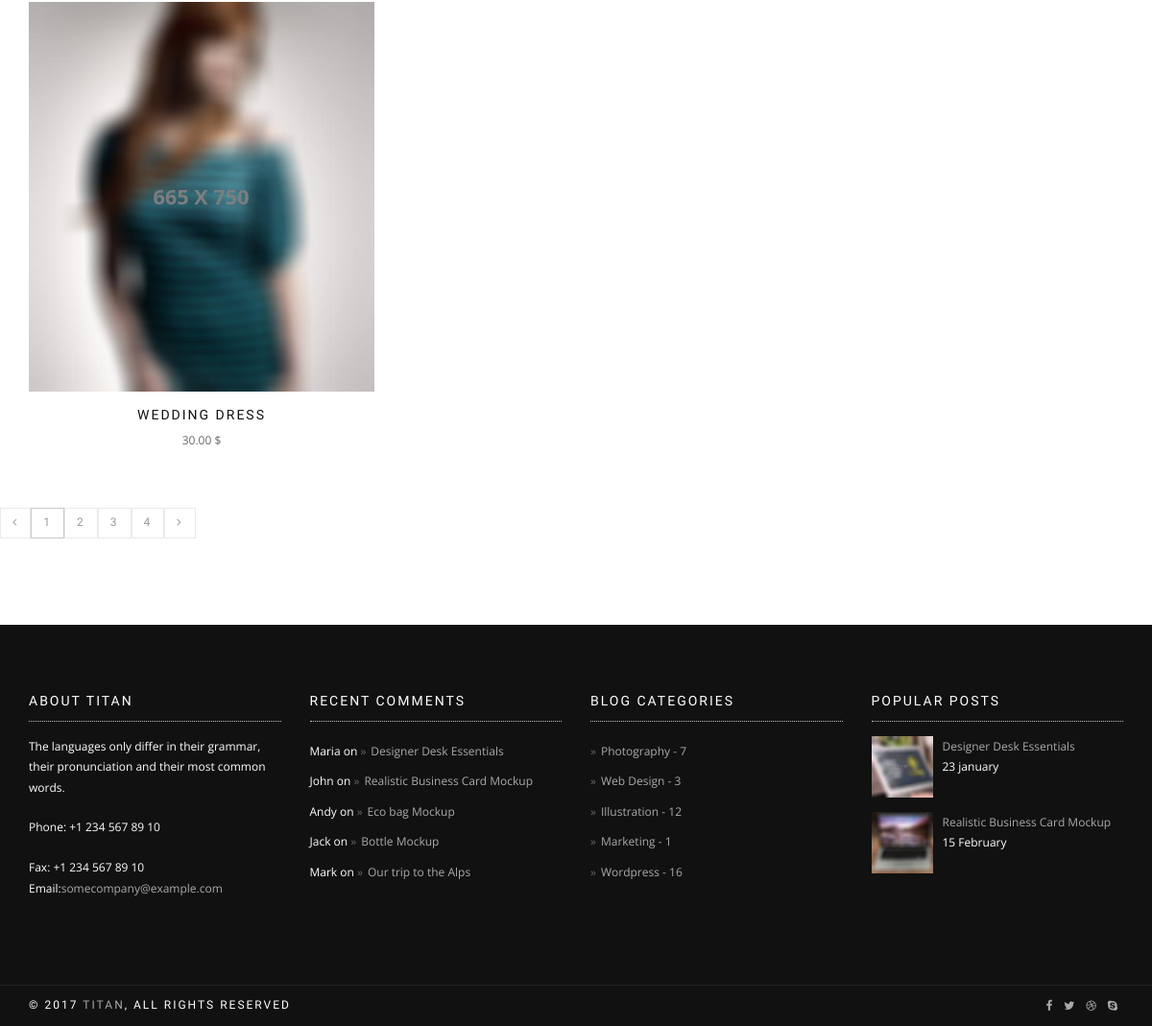
/products/ (lower part), run on an earlier commit of the app's database.
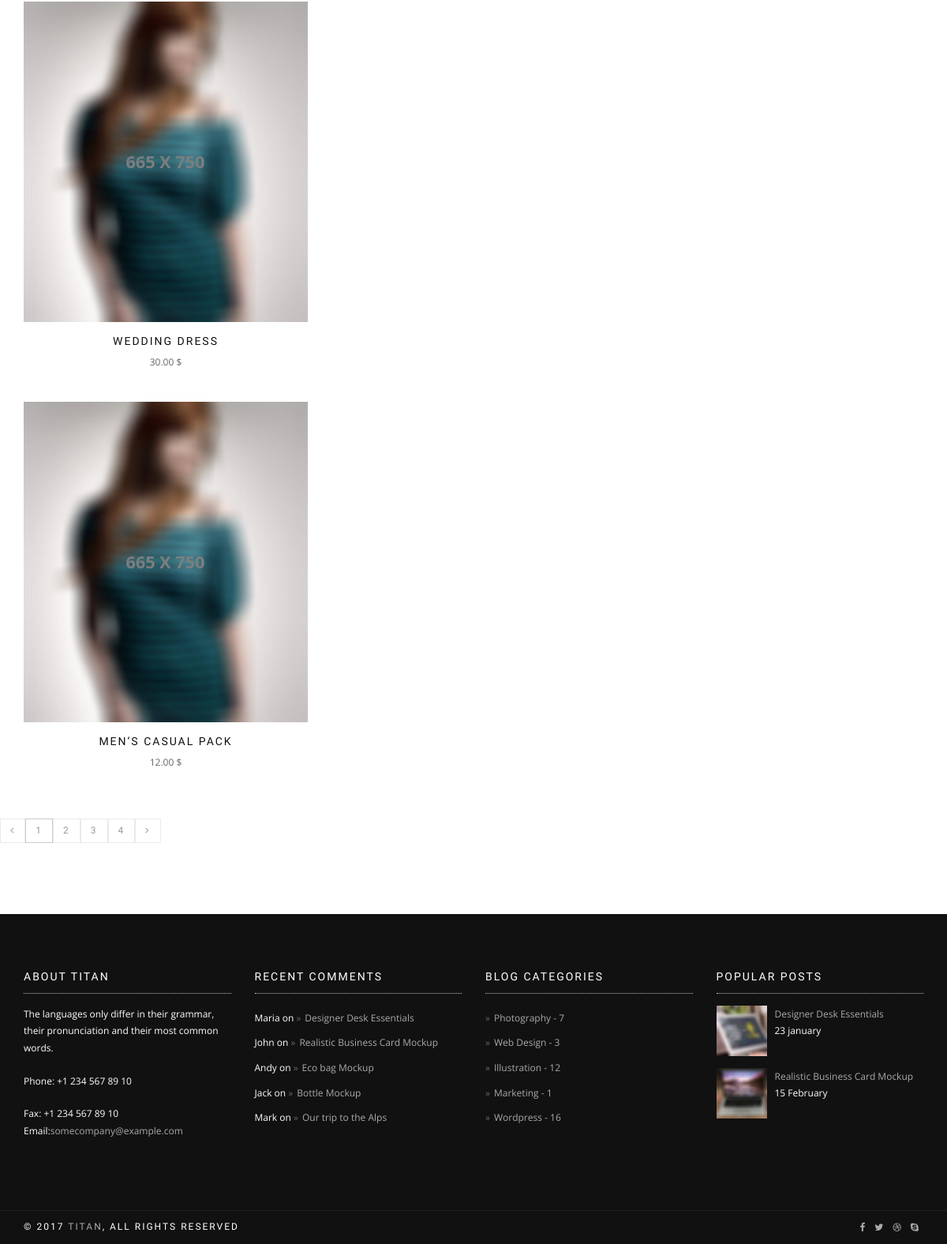
And on a later commit of the database.
### ecommerce/models.py (models this page shows)
class Product(models.Model):
    created_at = models.DateTimeField(auto_now_add=True)
    product_name = models.CharField(max_length=255)
    description = models.TextField(default='')
    quantity_per_unit = models.IntegerField()
    price = models.DecimalField(max_digits=8, decimal_places=2)
    composition_id = models.ForeignKey(Composition, on_delete=models.CASCADE)
    size_id = models.ForeignKey(Size, on_delete=models.CASCADE)
    color_id = models.ForeignKey(Color, on_delete=models.CASCADE)
    brand_id = models.ForeignKey(Brand, on_delete=models.CASCADE)

### ecommerce/views.py (the view)
# urls.py: path('products/', views.ProductListView.as_view(), name='product-list'),
class ProductListView(ListView):
    model = models.Product
    template_name = "ecommerce/shop_product_col_3.html"

### ecommerce/templates/ecommerce/shop_product_col_3.html (shortened to what the changed rows need)
{% extends "ecommerce/base.html" %}
{% load static %}
{% block content %}
      <div class="main">
        <section class="module-small">
          <div class="container">
            {% for product in product_list %}
            <div class="row multi-columns-row">
              <div class="col-sm-6 col-md-4 col-lg-4">
                <div class="shop-item">
                  <div class="shop-item-image"><img src="{% static 'images/shop/product-7.jpg' %}" alt="Accessories Pack"/>
                  </div>
                  <h4 class="shop-item-title font-alt"><a href="{% url 'product-detail' product.pk %}">{{ product.product_name }}</a></h4>{{ product.price }} $
                </div>
              </div>
              </div>
            {% endfor %}
            </div>
        </section>
      </div>
{% endblock %}

What changed in the data, as far as the page shows it:
added Product: product_name "MEN’S CASUAL PACK", price "12.00"
